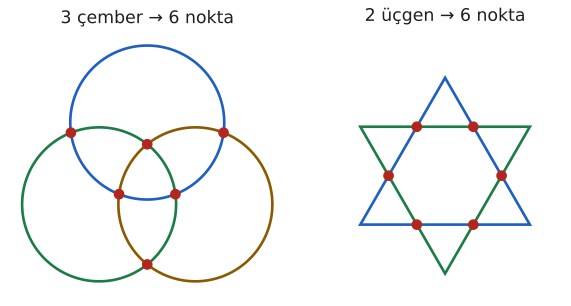

Here is the Python script that generated this plot:
import sys; sys.path.insert(0, "tools")
from cizim import *
from itertools import combinations

# Sol: 3 çember, her ikisi 2 noktada kesişir: 2·C(3,2) = 6 nokta.
# Sağ: 2 üçgen en çok 6 noktada kesişir.
fig, (a1, a2) = plt.subplots(1, 2, figsize=(6.4, 3.4))
for ax in (a1, a2): ax.set_aspect("equal"); ax.axis("off")

M = [np.array([0.0, 0.55]), np.array([-0.5, -0.3]), np.array([0.5, -0.3])]; r = 0.8
for m, c in zip(M, (MAVI, YESIL, SARI)): a1.add_patch(patches.Circle(m, r, fill=False, color=c, lw=2))
for m1, m2 in combinations(M, 2):
    d = np.linalg.norm(m2 - m1); a = d / 2; h = np.sqrt(r * r - a * a)
    o = m1 + (m2 - m1) / 2; n = np.array([-(m2 - m1)[1], (m2 - m1)[0]]) / d
    for s in (1, -1): a1.plot(*(o + s * h * n), "o", color=KIRMIZI, markersize=7, zorder=5)
a1.set_xlim(-1.45, 1.45); a1.set_ylim(-1.25, 1.5)
a1.set_title("3 çember → 6 nokta", fontsize=13, color=YAZI)

def ucgen(t0): return [np.array([np.cos(t), np.sin(t)]) for t in np.radians([t0, t0 + 120, t0 + 240])]
T1, T2 = ucgen(90), ucgen(-90)
for T, c in ((T1, MAVI), (T2, YESIL)): a2.add_patch(patches.Polygon(T, closed=True, fill=False, edgecolor=c, lw=2))
def kes(p, q, s, t):
    A = np.array([q - p, s - t]).T
    try: u, v = np.linalg.solve(A, s - p)
    except np.linalg.LinAlgError: return None
    return p + u * (q - p) if 0 <= u <= 1 and 0 <= v <= 1 else None
say = 0
for i in range(3):
    for j in range(3):
        x = kes(T1[i], T1[(i + 1) % 3], T2[j], T2[(j + 1) % 3])
        if x is not None: a2.plot(*x, "o", color=KIRMIZI, markersize=7, zorder=5); say += 1
print("üçgen kesişim", say)
a2.set_xlim(-1.2, 1.2); a2.set_ylim(-1.25, 1.5)
a2.set_title("2 üçgen → 6 nokta", fontsize=13, color=YAZI)
fig.tight_layout()
kaydet(fig, __file__)
